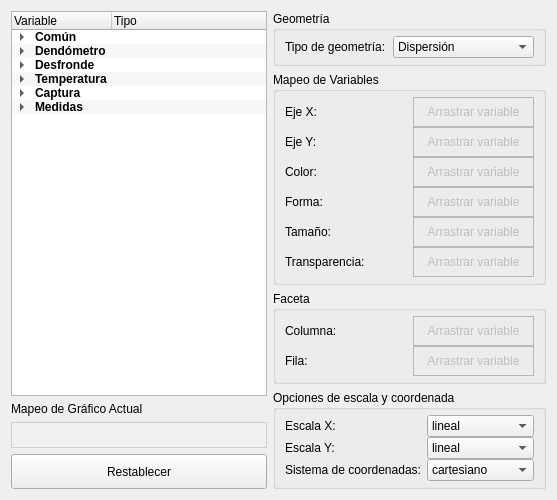
       <widget class="QWidget" name="graphbuilder_tab">
        <attribute name="title">
         <string>Constructor Gráficos</string>
        </attribute>
        <layout class="QGridLayout" name="gridLayout_3">
         <item row="0" column="0" rowspan="4">
          <widget class="QTreeWidget" name="variables_treewidget">
           <property name="sizePolicy">
            <sizepolicy hsizetype="Preferred" vsizetype="Preferred">
             <horstretch>0</horstretch>
             <verstretch>0</verstretch>
            </sizepolicy>
           </property>
           <property name="styleSheet">
            <string notr="true"/>
           </property>
           <property name="dragEnabled">
            <bool>true</bool>
           </property>
           <property name="alternatingRowColors">
            <bool>true</bool>
           </property>
           <property name="uniformRowHeights">
            <bool>true</bool>
           </property>
           <property name="wordWrap">
            <bool>true</bool>
           </property>
           <attribute name="headerVisible">
            <bool>true</bool>
           </attribute>
           <column>
            <property name="text">
             <string>Variable</string>
            </property>
           </column>
           <column>
            <property name="text">
             <string>Tipo</string>
            </property>
           </column>
           <item>
            <property name="text">
             <string>Común</string>
            </property>
            <property name="font">
             <font>
              <bold>true</bold>
             </font>
            </property>
            <item>
             <property name="text">
              <string>Fecha</string>
             </property>
             <property name="text">
              <string>Fecha</string>
             </property>
            </item>
            <item>
             <property name="text">
              <string>Estación</string>
             </property>
             <property name="text">
              <string>Categórica</string>
             </property>
            </item>
           </item>
           <item>
            <property name="text">
             <string>Dendómetro</string>
            </property>
            <property name="font">
             <font>
              <bold>true</bold>
             </font>
            </property>
            <item>
             <property name="text">
              <string>Arbol</string>
             </property>
             <property name="text">
              <string>Categórica</string>
             </property>
            </item>
            <item>
             <property name="text">
              <string>Especie</string>
             </property>
             <property name="text">
              <string>Categórica</string>
             </property>
            </item>
            <item>
             <property name="text">
              <string>Crecimieto Ac.</string>
             </property>
             <property name="text">
              <string>Numérica</string>
             </property>
            </item>
           </item>
           <item>
            <property name="text">
             <string>Desfronde</string>
            </property>
            <property name="font">
             <font>
              <bold>true</bold>
             </font>
            </property>
            <item>
             <property name="text">
              <string>Porción</string>
             </property>
             <property name="text">
              <string>Numérica</string>
             </property>
            </item>
            <item>
             <property name="text">
              <string>Materia Orgánica</string>
             </property>
             <property name="text">
              <string>Numérica</string>
             </property>
            </item>
           </item>
           <item>
            <property name="text">
             <string>Temperatura</string>
            </property>
            <property name="font">
             <font>
              <bold>true</bold>
             </font>
            </property>
            <item>
             <property name="text">
              <string>Temperatura</string>
             </property>
             <property name="text">
              <string>Numérica</string>
             </property>
            </item>
           </item>
           <item>
            <property name="text">
             <string>Captura</string>
            </property>
            <property name="font">
             <font>
              <bold>true</bold>
             </font>
            </property>
            <item>
             <property name="text">
              <string>Especie</string>
             </property>
             <property name="text">
              <string>Categórica</string>
             </property>
            </item>
            <item>
             <property name="text">
              <string>Categoría</string>
             </property>
             <property name="text">
              <string>Categórica</string>
             </property>
            </item>
           </item>
           <item>
            <property name="text">
             <string>Medidas</string>
            </property>
            <property name="font">
             <font>
              <bold>true</bold>
             </font>
            </property>
            <property name="background">
             <brush brushstyle="NoBrush">
              <color alpha="255">
               <red>0</red>
               <green>0</green>
               <blue>0</blue>
              </color>
             </brush>
            </property>
            <item>
             <property name="text">
              <string>Abundancia</string>
             </property>
             <property name="text">
              <string>Numérica</string>
             </property>
            </item>
            <item>
             <property name="text">
              <string>Riqueza</string>
             </property>
             <property name="text">
              <string>Numérica</string>
             </property>
            </item>
            <item>
             <property name="text">
              <string>Diversidad</string>
             </property>
             <property name="text">
              <string>Numérica</string>
             </property>
            </item>
           </item>
          </widget>
         </item>
         <item row="0" column="1">
          <widget class="QGroupBox" name="groupBoxGeometry">
           <property name="styleSheet">
            <string notr="true"/>
           </property>
           <property name="title">
            <string>Geometría</string>
           </property>
           <layout class="QHBoxLayout" name="horizontalLayoutGeometry">
            <property name="spacing">
             <number>7</number>
            </property>
            <property name="topMargin">
             <number>5</number>
            </property>
            <property name="bottomMargin">
             <number>5</number>
            </property>
            <item>
             <widget class="QLabel" name="labelGeom">
              <property name="text">
               <string>Tipo de geometría:</string>
              </property>
             </widget>
            </item>
            <item>
             <widget class="QComboBox" name="geometry_combo">
              <item>
               <property name="text">
                <string>Dispersión</string>
               </property>
              </item>
              <item>
               <property name="text">
                <string>Líneas</string>
               </property>
              </item>
              <item>
               <property name="text">
                <string>Barras</string>
               </property>
              </item>
              <item>
               <property name="text">
                <string>Histograma</string>
               </property>
              </item>
              <item>
               <property name="text">
                <string>Cajas</string>
               </property>
              </item>
              <item>
               <property name="text">
                <string>Densidad</string>
               </property>
              </item>
              <item>
               <property name="text">
                <string>Diagrama de puntos</string>
               </property>
              </item>
              <item>
               <property name="text">
                <string>Violín</string>
               </property>
              </item>
              <item>
               <property name="text">
                <string>Área</string>
               </property>
              </item>
             </widget>
            </item>
           </layout>
          </widget>
         </item>
         <item row="1" column="1">
          <widget class="QGroupBox" name="groupBoxAesthetics">
           <property name="sizePolicy">
            <sizepolicy hsizetype="Preferred" vsizetype="Preferred">
             <horstretch>0</horstretch>
             <verstretch>0</verstretch>
            </sizepolicy>
           </property>
           <property name="styleSheet">
            <string notr="true"/>
           </property>
           <property name="title">
            <string>Mapeo de Variables</string>
           </property>
           <layout class="QGridLayout" name="gridLayoutAesthetics">
            <property name="topMargin">
             <number>5</number>
            </property>
            <property name="bottomMargin">
             <number>5</number>
            </property>
            <property name="verticalSpacing">
             <number>0</number>
            </property>
            <item row="0" column="0">
             <widget class="QLabel" name="labelEjeX">
              <property name="text">
               <string>Eje X:</string>
              </property>
             </widget>
            </item>
            <item row="0" column="1">
             <widget class="QFrame" name="xaxis_qframe">
              <property name="sizePolicy">
               <sizepolicy hsizetype="Preferred" vsizetype="Fixed">
                <horstretch>0</horstretch>
                <verstretch>0</verstretch>
               </sizepolicy>
              </property>
              <property name="minimumSize">
               <size>
                <width>0</width>
                <height>30</height>
               </size>
              </property>
              <property name="maximumSize">
               <size>
                <width>16777215</width>
                <height>30</height>
               </size>
              </property>
              <property name="acceptDrops">
               <bool>true</bool>
              </property>
              <property name="frameShape">
               <enum>QFrame::Shape::StyledPanel</enum>
              </property>
              <property name="frameShadow">
               <enum>QFrame::Shadow::Sunken</enum>
              </property>
              <layout class="QHBoxLayout" name="layoutEjeX">
               <item>
                <widget class="QLabel" name="labelPlaceholderX">
                 <property name="enabled">
                  <bool>false</bool>
                 </property>
                 <property name="text">
                  <string>Arrastrar variable</string>
                 </property>
                 <property name="alignment">
                  <set>Qt::AlignmentFlag::AlignCenter</set>
                 </property>
                </widget>
               </item>
              </layout>
             </widget>
            </item>
            <item row="1" column="0">
             <widget class="QLabel" name="labelEjeY">
              <property name="text">
               <string>Eje Y:</string>
              </property>
             </widget>
            </item>
            <item row="1" column="1">
             <widget class="QFrame" name="yaxis_qframe">
              <property name="sizePolicy">
               <sizepolicy hsizetype="Preferred" vsizetype="Fixed">
                <horstretch>0</horstretch>
                <verstretch>0</verstretch>
               </sizepolicy>
              </property>
              <property name="minimumSize">
               <size>
                <width>0</width>
                <height>30</height>
               </size>
              </property>
              <property name="maximumSize">
               <size>
                <width>16777215</width>
                <height>30</height>
               </size>
              </property>
              <property name="acceptDrops">
               <bool>true</bool>
              </property>
              <property name="frameShape">
               <enum>QFrame::Shape::StyledPanel</enum>
              </property>
              <property name="frameShadow">
               <enum>QFrame::Shadow::Sunken</enum>
              </property>
              <layout class="QHBoxLayout" name="layoutEjeY">
               <item>
                <widget class="QLabel" name="labelPlaceholderY">
                 <property name="enabled">
                  <bool>false</bool>
                 </property>
                 <property name="text">
                  <string>Arrastrar variable</string>
                 </property>
                 <property name="alignment">
                  <set>Qt::AlignmentFlag::AlignCenter</set>
                 </property>
                </widget>
               </item>
              </layout>
             </widget>
            </item>
            <item row="2" column="0">
             <widget class="QLabel" name="labelColor_3">
              <property name="text">
               <string>Color:</string>
              </property>
             </widget>
            </item>
            <item row="2" column="1">
             <widget class="QFrame" name="color_qframe">
              <property name="sizePolicy">
               <sizepolicy hsizetype="Preferred" vsizetype="Fixed">
                <horstretch>0</horstretch>
                <verstretch>0</verstretch>
               </sizepolicy>
              </property>
              <property name="minimumSize">
               <size>
                <width>0</width>
                <height>30</height>
               </size>
              </property>
              <property name="maximumSize">
               <size>
                <width>16777215</width>
                <height>30</height>
               </size>
              </property>
              <property name="acceptDrops">
               <bool>true</bool>
              </property>
              <property name="frameShape">
               <enum>QFrame::Shape::StyledPanel</enum>
              </property>
              <property name="frameShadow">
               <enum>QFrame::Shadow::Sunken</enum>
              </property>
              <layout class="QHBoxLayout" name="layoutColor">
               <item>
                <widget class="QLabel" name="labelPlaceholderColor">
                 <property name="enabled">
                  <bool>false</bool>
                 </property>
                 <property name="text">
                  <string>Arrastrar variable</string>
                 </property>
                 <property name="alignment">
                  <set>Qt::AlignmentFlag::AlignCenter</set>
                 </property>
                </widget>
               </item>
              </layout>
             </widget>
            </item>
            <item row="3" column="0">
             <widget class="QLabel" name="labelForma">
              <property name="text">
               <string>Forma:</string>
              </property>
             </widget>
            </item>
            <item row="3" column="1">
             <widget class="QFrame" name="shape_qframe">
              <property name="sizePolicy">
               <sizepolicy hsizetype="Preferred" vsizetype="Fixed">
                <horstretch>0</horstretch>
                <verstretch>0</verstretch>
               </sizepolicy>
              </property>
              <property name="minimumSize">
               <size>
                <width>0</width>
                <height>30</height>
               </size>
              </property>
              <property name="maximumSize">
               <size>
                <width>16777215</width>
                <height>30</height>
               </size>
              </property>
              <property name="acceptDrops">
               <bool>true</bool>
              </property>
              <property name="frameShape">
               <enum>QFrame::Shape::StyledPanel</enum>
              </property>
              <property name="frameShadow">
               <enum>QFrame::Shadow::Sunken</enum>
              </property>
              <layout class="QHBoxLayout" name="layoutForma">
               <item>
                <widget class="QLabel" name="labelPlaceholderForma">
                 <property name="enabled">
                  <bool>false</bool>
                 </property>
                 <property name="text">
                  <string>Arrastrar variable</string>
                 </property>
                 <property name="alignment">
                  <set>Qt::AlignmentFlag::AlignCenter</set>
                 </property>
                </widget>
               </item>
              </layout>
             </widget>
            </item>
            <item row="4" column="0">
             <widget class="QLabel" name="labelTamanio">
              <property name="text">
               <string>Tamaño:</string>
              </property>
             </widget>
            </item>
            <item row="4" column="1">
             <widget class="QFrame" name="size_qframe">
              <property name="sizePolicy">
               <sizepolicy hsizetype="Preferred" vsizetype="Fixed">
                <horstretch>0</horstretch>
                <verstretch>0</verstretch>
               </sizepolicy>
              </property>
              <property name="minimumSize">
               <size>
                <width>0</width>
                <height>30</height>
               </size>
              </property>
              <property name="maximumSize">
               <size>
                <width>16777215</width>
                <height>30</height>
               </size>
              </property>
              <property name="acceptDrops">
               <bool>true</bool>
              </property>
              <property name="frameShape">
               <enum>QFrame::Shape::StyledPanel</enum>
              </property>
              <property name="frameShadow">
               <enum>QFrame::Shadow::Sunken</enum>
              </property>
              <layout class="QHBoxLayout" name="layoutTamanio">
               <item>
                <widget class="QLabel" name="labelPlaceholderTamanio">
                 <property name="enabled">
                  <bool>false</bool>
                 </property>
                 <property name="text">
                  <string>Arrastrar variable</string>
                 </property>
                 <property name="alignment">
                  <set>Qt::AlignmentFlag::AlignCenter</set>
                 </property>
                </widget>
               </item>
              </layout>
             </widget>
            </item>
            <item row="5" column="0">
             <widget class="QLabel" name="labelTransparencia">
              <property name="text">
               <string>Transparencia:</string>
              </property>
             </widget>
            </item>
            <item row="5" column="1">
             <widget class="QFrame" name="alpha_qframe">
              <property name="sizePolicy">
               <sizepolicy hsizetype="Preferred" vsizetype="Fixed">
                <horstretch>0</horstretch>
                <verstretch>0</verstretch>
               </sizepolicy>
              </property>
              <property name="minimumSize">
               <size>
                <width>0</width>
                <height>30</height>
               </size>
              </property>
              <property name="maximumSize">
               <size>
                <width>16777215</width>
                <height>30</height>
               </size>
              </property>
              <property name="acceptDrops">
               <bool>true</bool>
              </property>
              <property name="frameShape">
               <enum>QFrame::Shape::StyledPanel</enum>
              </property>
              <property name="frameShadow">
               <enum>QFrame::Shadow::Sunken</enum>
              </property>
              <layout class="QHBoxLayout" name="layoutTransparencia">
               <item>
                <widget class="QLabel" name="labelPlaceholderTransparencia">
                 <property name="enabled">
                  <bool>false</bool>
                 </property>
                 <property name="text">
                  <string>Arrastrar variable</string>
                 </property>
                 <property name="alignment">
                  <set>Qt::AlignmentFlag::AlignCenter</set>
                 </property>
                </widget>
               </item>
              </layout>
             </widget>
            </item>
           </layout>
          </widget>
         </item>
         <item row="2" column="1">
          <widget class="QGroupBox" name="groupBoxFaceta">
           <property name="title">
            <string>Faceta</string>
           </property>
           <layout class="QGridLayout" name="gridLayoutFaceta">
            <property name="topMargin">
             <number>5</number>
            </property>
            <property name="bottomMargin">
             <number>5</number>
            </property>
            <property name="verticalSpacing">
             <number>0</number>
            </property>
            <item row="0" column="0">
             <widget class="QLabel" name="labelFacetaCol">
              <property name="text">
               <string>Columna:</string>
              </property>
             </widget>
            </item>
            <item row="0" column="1">
             <widget class="QFrame" name="facetCol_qframe">
              <property name="sizePolicy">
               <sizepolicy hsizetype="Preferred" vsizetype="Fixed">
                <horstretch>0</horstretch>
                <verstretch>0</verstretch>
               </sizepolicy>
              </property>
              <property name="minimumSize">
               <size>
                <width>0</width>
                <height>30</height>
               </size>
              </property>
              <property name="maximumSize">
               <size>
                <width>16777215</width>
                <height>30</height>
               </size>
              </property>
              <property name="acceptDrops">
               <bool>true</bool>
              </property>
              <property name="frameShape">
               <enum>QFrame::Shape::StyledPanel</enum>
              </property>
              <property name="frameShadow">
               <enum>QFrame::Shadow::Sunken</enum>
              </property>
              <layout class="QHBoxLayout" name="layoutFacetaColumna">
               <item>
                <widget class="QLabel" name="labelPlaceholderFacetaColumna">
                 <property name="enabled">
                  <bool>false</bool>
                 </property>
                 <property name="text">
                  <string>Arrastrar variable</string>
                 </property>
                 <property name="alignment">
                  <set>Qt::AlignmentFlag::AlignCenter</set>
                 </property>
                </widget>
               </item>
              </layout>
             </widget>
            </item>
            <item row="1" column="0">
             <widget class="QLabel" name="labelFacetaFila">
              <property name="text">
               <string>Fila:</string>
              </property>
             </widget>
            </item>
            <item row="1" column="1">
             <widget class="QFrame" name="facetRow_qframe">
              <property name="sizePolicy">
               <sizepolicy hsizetype="Preferred" vsizetype="Fixed">
                <horstretch>0</horstretch>
                <verstretch>0</verstretch>
               </sizepolicy>
              </property>
              <property name="minimumSize">
               <size>
                <width>0</width>
                <height>30</height>
               </size>
              </property>
              <property name="maximumSize">
               <size>
                <width>16777215</width>
                <height>30</height>
               </size>
              </property>
              <property name="acceptDrops">
               <bool>true</bool>
              </property>
              <property name="frameShape">
               <enum>QFrame::Shape::StyledPanel</enum>
              </property>
              <property name="frameShadow">
               <enum>QFrame::Shadow::Sunken</enum>
              </property>
              <layout class="QHBoxLayout" name="layoutFacetaFila">
               <item>
                <widget class="QLabel" name="labelPlaceholderFacetaFila">
                 <property name="enabled">
                  <bool>false</bool>
                 </property>
                 <property name="text">
                  <string>Arrastrar variable</string>
                 </property>
                 <property name="alignment">
                  <set>Qt::AlignmentFlag::AlignCenter</set>
                 </property>
                </widget>
               </item>
              </layout>
             </widget>
            </item>
           </layout>
          </widget>
         </item>
         <item row="3" column="1" rowspan="4">
          <widget class="QGroupBox" name="groupBoxEscalaCoordenada">
           <property name="title">
            <string>Opciones de escala y coordenada</string>
           </property>
           <layout class="QGridLayout" name="gridLayoutEscala">
            <property name="topMargin">
             <number>5</number>
            </property>
            <property name="bottomMargin">
             <number>5</number>
            </property>
            <property name="verticalSpacing">
             <number>0</number>
            </property>
            <item row="0" column="0">
             <widget class="QLabel" name="labelEscalaX">
              <property name="text">
               <string>Escala X:</string>
              </property>
             </widget>
            </item>
            <item row="0" column="1">
             <widget class="QComboBox" name="xAxis_combo">
              <item>
               <property name="text">
                <string>lineal</string>
               </property>
              </item>
              <item>
               <property name="text">
                <string>log</string>
               </property>
              </item>
             </widget>
            </item>
            <item row="1" column="0">
             <widget class="QLabel" name="labelEscalaY">
              <property name="text">
               <string>Escala Y:</string>
              </property>
             </widget>
            </item>
            <item row="1" column="1">
             <widget class="QComboBox" name="yAxis_combo">
              <item>
               <property name="text">
                <string>lineal</string>
               </property>
              </item>
              <item>
               <property name="text">
                <string>log</string>
               </property>
              </item>
             </widget>
            </item>
            <item row="2" column="0">
             <widget class="QLabel" name="labelCoordenadas">
              <property name="text">
               <string>Sistema de coordenadas:</string>
              </property>
             </widget>
            </item>
            <item row="2" column="1">
             <widget class="QComboBox" name="coords_combo">
              <item>
               <property name="text">
                <string>cartesiano</string>
               </property>
              </item>
              <item>
               <property name="text">
                <string>polar</string>
               </property>
              </item>
              <item>
               <property name="text">
                <string>invertido</string>
               </property>
              </item>
             </widget>
            </item>
           </layout>
          </widget>
         </item>
         <item row="4" column="0">
          <widget class="QLabel" name="current_gg_label">
           <property name="text">
            <string>Mapeo de Gráfico Actual</string>
           </property>
          </widget>
         </item>
         <item row="5" column="0">
          <widget class="QLabel" name="gg_status_label">
           <property name="styleSheet">
            <string notr="true">background-color: #f0f0f0; padding: 5px; border: 1px solid #d0d0d0;</string>
           </property>
           <property name="frameShape">
            <enum>QFrame::Shape::Panel</enum>
           </property>
           <property name="text">
            <string/>
           </property>
           <property name="alignment">
            <set>Qt::AlignmentFlag::AlignLeading|Qt::AlignmentFlag::AlignLeft|Qt::AlignmentFlag::AlignVCenter</set>
           </property>
          </widget>
         </item>
         <item row="6" column="0">
          <widget class="QPushButton" name="clear_gg_button">
           <property name="minimumSize">
            <size>
             <width>0</width>
             <height>35</height>
            </size>
           </property>
           <property name="text">
            <string>Restablecer</string>
           </property>
           <property name="icon">
            <iconset>
             <normaloff>../resources/icons/16/action/refresh.svg</normaloff>../resources/icons/16/action/refresh.svg</iconset>
           </property>
           <property name="default">
            <bool>false</bool>
           </property>
           <property name="flat">
            <bool>false</bool>
           </property>
          </widget>
         </item>
        </layout>
       </widget>
